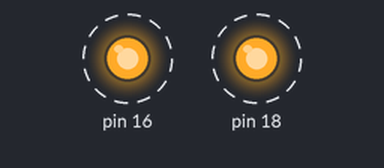
This sketch was run on a simulated Arduino Uno, built with avr-gcc and run on an emulated ATmega328P. On the bench: output pins drawn as LEDs (lit = HIGH). Dashed ring = blinking.

Above: at 0.2 s.
Timing chart, 0 to 3.5 s (numbered marks = the images above):
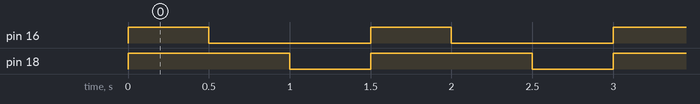

Measured:
- by itself, pin 16: alternates HIGH for 0.50 s and LOW for 1.0 s
- by itself, pin 18: alternates HIGH for 1.0 s and LOW for 0.50 s
- by itself, everything shown: repeats every 1.5 s, in 3 steps

The sketch:

High-speedBlinker.ino
```cpp
// the setup function runs once when you press reset or power the board
void setup() {
  // initialize digital pin GPIO18 as an output.
  pinMode(18, OUTPUT);
  pinMode(16, OUTPUT);
}

// the loop function runs over and over again forever
void loop() {
  digitalWrite(18, HIGH); // turns the LED on by running a high voltage through the GPIO pin 18
  digitalWrite(16, HIGH);//Does the same for GPIO pin 16
  delay(500);//Delay next line by 500 milliseconds
  digitalWrite(16,LOW);//run low voltage through pin 16 turning it off due to the resistor
  delay(500);             // wait for 500 milliseconds

  digitalWrite(18, LOW);  // turn the LED connected to pin 18 off
  delay(500);             //wait 500 milliseconds
}
```
